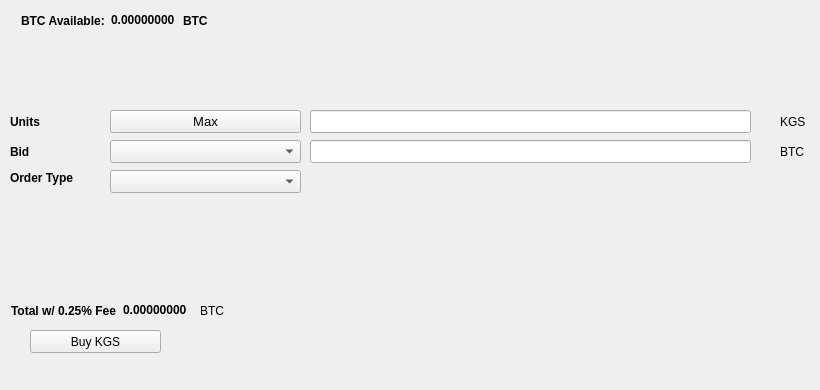
   <widget class="QWidget" name="BuyTab">
    <attribute name="title">
     <string>Buy</string>
    </attribute>
    <widget class="QPushButton" name="BuyKGS">
     <property name="geometry">
      <rect>
       <x>30</x>
       <y>330</y>
       <width>131</width>
       <height>23</height>
      </rect>
     </property>
     <property name="text">
      <string>Buy KGS</string>
     </property>
     <property name="icon">
      <iconset resource="../kgs.qrc">
       <normaloff>:/icons/bitcoin</normaloff>:/icons/bitcoin</iconset>
     </property>
    </widget>
    <widget class="QLabel" name="label_3">
     <property name="geometry">
      <rect>
       <x>10</x>
       <y>110</y>
       <width>46</width>
       <height>23</height>
      </rect>
     </property>
     <property name="font">
      <font>
       <weight>75</weight>
       <bold>true</bold>
      </font>
     </property>
     <property name="text">
      <string>Units</string>
     </property>
    </widget>
    <widget class="QLineEdit" name="UnitsInput">
     <property name="geometry">
      <rect>
       <x>310</x>
       <y>110</y>
       <width>441</width>
       <height>23</height>
      </rect>
     </property>
     <property name="font">
      <font>
       <pointsize>9</pointsize>
       <weight>75</weight>
       <bold>true</bold>
      </font>
     </property>
    </widget>
    <widget class="QLineEdit" name="BuyBidPriceEdit">
     <property name="geometry">
      <rect>
       <x>310</x>
       <y>140</y>
       <width>441</width>
       <height>23</height>
      </rect>
     </property>
     <property name="font">
      <font>
       <pointsize>9</pointsize>
       <weight>75</weight>
       <bold>true</bold>
      </font>
     </property>
    </widget>
    <widget class="QLabel" name="label_4">
     <property name="geometry">
      <rect>
       <x>780</x>
       <y>110</y>
       <width>31</width>
       <height>23</height>
      </rect>
     </property>
     <property name="text">
      <string>KGS</string>
     </property>
    </widget>
    <widget class="QLabel" name="label_5">
     <property name="geometry">
      <rect>
       <x>780</x>
       <y>140</y>
       <width>31</width>
       <height>23</height>
      </rect>
     </property>
     <property name="text">
      <string>BTC</string>
     </property>
    </widget>
    <widget class="QLabel" name="label_6">
     <property name="geometry">
      <rect>
       <x>10</x>
       <y>140</y>
       <width>46</width>
       <height>23</height>
      </rect>
     </property>
     <property name="font">
      <font>
       <weight>75</weight>
       <bold>true</bold>
      </font>
     </property>
     <property name="text">
      <string>Bid</string>
     </property>
    </widget>
    <widget class="QLabel" name="label_7">
     <property name="geometry">
      <rect>
       <x>10</x>
       <y>170</y>
       <width>91</width>
       <height>16</height>
      </rect>
     </property>
     <property name="font">
      <font>
       <weight>75</weight>
       <bold>true</bold>
      </font>
     </property>
     <property name="text">
      <string>Order Type</string>
     </property>
    </widget>
    <widget class="QPushButton" name="Buy_Max_Amount">
     <property name="geometry">
      <rect>
       <x>110</x>
       <y>110</y>
       <width>191</width>
       <height>23</height>
      </rect>
     </property>
     <property name="font">
      <font>
       <pointsize>10</pointsize>
      </font>
     </property>
     <property name="text">
      <string>Max</string>
     </property>
    </widget>
    <widget class="QComboBox" name="BuyBidcomboBox">
     <property name="geometry">
      <rect>
       <x>110</x>
       <y>140</y>
       <width>191</width>
       <height>23</height>
      </rect>
     </property>
     <property name="font">
      <font>
       <pointsize>10</pointsize>
      </font>
     </property>
    </widget>
    <widget class="QComboBox" name="buyOrdertypeCombo">
     <property name="geometry">
      <rect>
       <x>110</x>
       <y>170</y>
       <width>191</width>
       <height>23</height>
      </rect>
     </property>
     <property name="font">
      <font>
       <pointsize>10</pointsize>
      </font>
     </property>
    </widget>
    <widget class="QWidget" name="layoutWidget1">
     <property name="geometry">
      <rect>
       <x>21</x>
       <y>11</y>
       <width>227</width>
       <height>19</height>
      </rect>
     </property>
     <layout class="QHBoxLayout" name="horizontalLayout_3">
      <item>
       <widget class="QLabel" name="label232">
        <property name="font">
         <font>
          <weight>75</weight>
          <bold>true</bold>
         </font>
        </property>
        <property name="text">
         <string>BTC Available:</string>
        </property>
       </widget>
      </item>
      <item>
       <widget class="QLabel" name="BtcAvailableLbl">
        <property name="palette">
         <palette>
          <active>
           <colorrole role="WindowText">
            <brush brushstyle="SolidPattern">
             <color alpha="255">
              <red>0</red>
              <green>0</green>
              <blue>0</blue>
             </color>
            </brush>
           </colorrole>
           <colorrole role="Button">
            <brush brushstyle="SolidPattern">
             <color alpha="255">
              <red>0</red>
              <green>170</green>
              <blue>0</blue>
             </color>
            </brush>
           </colorrole>
           <colorrole role="Light">
            <brush brushstyle="SolidPattern">
             <color alpha="255">
              <red>0</red>
              <green>255</green>
              <blue>0</blue>
             </color>
            </brush>
           </colorrole>
           <colorrole role="Midlight">
            <brush brushstyle="SolidPattern">
             <color alpha="255">
              <red>0</red>
              <green>212</green>
              <blue>0</blue>
             </color>
            </brush>
           </colorrole>
           <colorrole role="Dark">
            <brush brushstyle="SolidPattern">
             <color alpha="255">
              <red>0</red>
              <green>85</green>
              <blue>0</blue>
             </color>
            </brush>
           </colorrole>
           <colorrole role="Mid">
            <brush brushstyle="SolidPattern">
             <color alpha="255">
              <red>0</red>
              <green>113</green>
              <blue>0</blue>
             </color>
            </brush>
           </colorrole>
           <colorrole role="Text">
            <brush brushstyle="SolidPattern">
             <color alpha="255">
              <red>0</red>
              <green>170</green>
              <blue>0</blue>
             </color>
            </brush>
           </colorrole>
           <colorrole role="BrightText">
            <brush brushstyle="SolidPattern">
             <color alpha="255">
              <red>255</red>
              <green>255</green>
              <blue>255</blue>
             </color>
            </brush>
           </colorrole>
           <colorrole role="ButtonText">
            <brush brushstyle="SolidPattern">
             <color alpha="255">
              <red>0</red>
              <green>0</green>
              <blue>0</blue>
             </color>
            </brush>
           </colorrole>
           <colorrole role="Base">
            <brush brushstyle="SolidPattern">
             <color alpha="255">
              <red>255</red>
              <green>255</green>
              <blue>255</blue>
             </color>
            </brush>
           </colorrole>
           <colorrole role="Window">
            <brush brushstyle="SolidPattern">
             <color alpha="255">
              <red>0</red>
              <green>170</green>
              <blue>0</blue>
             </color>
            </brush>
           </colorrole>
           <colorrole role="Shadow">
            <brush brushstyle="SolidPattern">
             <color alpha="255">
              <red>0</red>
              <green>0</green>
              <blue>0</blue>
             </color>
            </brush>
           </colorrole>
           <colorrole role="AlternateBase">
            <brush brushstyle="SolidPattern">
             <color alpha="255">
              <red>127</red>
              <green>212</green>
              <blue>127</blue>
             </color>
            </brush>
           </colorrole>
           <colorrole role="ToolTipBase">
            <brush brushstyle="SolidPattern">
             <color alpha="255">
              <red>255</red>
              <green>255</green>
              <blue>220</blue>
             </color>
            </brush>
           </colorrole>
           <colorrole role="ToolTipText">
            <brush brushstyle="SolidPattern">
             <color alpha="255">
              <red>0</red>
              <green>0</green>
              <blue>0</blue>
             </color>
            </brush>
           </colorrole>
          </active>
          <inactive>
           <colorrole role="WindowText">
            <brush brushstyle="SolidPattern">
             <color alpha="255">
              <red>0</red>
              <green>0</green>
              <blue>0</blue>
             </color>
            </brush>
           </colorrole>
           <colorrole role="Button">
            <brush brushstyle="SolidPattern">
             <color alpha="255">
              <red>0</red>
              <green>170</green>
              <blue>0</blue>
             </color>
            </brush>
           </colorrole>
           <colorrole role="Light">
            <brush brushstyle="SolidPattern">
             <color alpha="255">
              <red>0</red>
              <green>255</green>
              <blue>0</blue>
             </color>
            </brush>
           </colorrole>
           <colorrole role="Midlight">
            <brush brushstyle="SolidPattern">
             <color alpha="255">
              <red>0</red>
              <green>212</green>
              <blue>0</blue>
             </color>
            </brush>
           </colorrole>
           <colorrole role="Dark">
            <brush brushstyle="SolidPattern">
             <color alpha="255">
              <red>0</red>
              <green>85</green>
              <blue>0</blue>
             </color>
            </brush>
           </colorrole>
           <colorrole role="Mid">
            <brush brushstyle="SolidPattern">
             <color alpha="255">
              <red>0</red>
              <green>113</green>
              <blue>0</blue>
             </color>
            </brush>
           </colorrole>
           <colorrole role="Text">
            <brush brushstyle="SolidPattern">
             <color alpha="255">
              <red>0</red>
              <green>170</green>
              <blue>0</blue>
             </color>
            </brush>
           </colorrole>
           <colorrole role="BrightText">
            <brush brushstyle="SolidPattern">
             <color alpha="255">
              <red>255</red>
              <green>255</green>
              <blue>255</blue>
             </color>
            </brush>
           </colorrole>
           <colorrole role="ButtonText">
            <brush brushstyle="SolidPattern">
             <color alpha="255">
              <red>0</red>
              <green>0</green>
              <blue>0</blue>
             </color>
            </brush>
           </colorrole>
           <colorrole role="Base">
            <brush brushstyle="SolidPattern">
             <color alpha="255">
              <red>255</red>
              <green>255</green>
              <blue>255</blue>
             </color>
            </brush>
           </colorrole>
           <colorrole role="Window">
            <brush brushstyle="SolidPattern">
             <color alpha="255">
              <red>0</red>
              <green>170</green>
              <blue>0</blue>
             </color>
            </brush>
           </colorrole>
           <colorrole role="Shadow">
            <brush brushstyle="SolidPattern">
             <color alpha="255">
              <red>0</red>
              <green>0</green>
              <blue>0</blue>
             </color>
            </brush>
           </colorrole>
           <colorrole role="AlternateBase">
            <brush brushstyle="SolidPattern">
             <color alpha="255">
              <red>127</red>
              <green>212</green>
              <blue>127</blue>
             </color>
            </brush>
           </colorrole>
           <colorrole role="ToolTipBase">
            <brush brushstyle="SolidPattern">
             <color alpha="255">
              <red>255</red>
              <green>255</green>
              <blue>220</blue>
             </color>
            </brush>
           </colorrole>
           <colorrole role="ToolTipText">
            <brush brushstyle="SolidPattern">
             <color alpha="255">
              <red>0</red>
              <green>0</green>
              <blue>0</blue>
             </color>
            </brush>
           </colorrole>
          </inactive>
          <disabled>
           <colorrole role="WindowText">
            <brush brushstyle="SolidPattern">
             <color alpha="255">
              <red>0</red>
              <green>85</green>
              <blue>0</blue>
             </color>
            </brush>
           </colorrole>
           <colorrole role="Button">
            <brush brushstyle="SolidPattern">
             <color alpha="255">
              <red>0</red>
              <green>170</green>
              <blue>0</blue>
             </color>
            </brush>
           </colorrole>
           <colorrole role="Light">
            <brush brushstyle="SolidPattern">
             <color alpha="255">
              <red>0</red>
              <green>255</green>
              <blue>0</blue>
             </color>
            </brush>
           </colorrole>
           <colorrole role="Midlight">
            <brush brushstyle="SolidPattern">
             <color alpha="255">
              <red>0</red>
              <green>212</green>
              <blue>0</blue>
             </color>
            </brush>
           </colorrole>
           <colorrole role="Dark">
            <brush brushstyle="SolidPattern">
             <color alpha="255">
              <red>0</red>
              <green>85</green>
              <blue>0</blue>
             </color>
            </brush>
           </colorrole>
           <colorrole role="Mid">
            <brush brushstyle="SolidPattern">
             <color alpha="255">
              <red>0</red>
              <green>113</green>
              <blue>0</blue>
             </color>
            </brush>
           </colorrole>
           <colorrole role="Text">
            <brush brushstyle="SolidPattern">
             <color alpha="255">
              <red>0</red>
              <green>85</green>
              <blue>0</blue>
             </color>
            </brush>
           </colorrole>
           <colorrole role="BrightText">
            <brush brushstyle="SolidPattern">
             <color alpha="255">
              <red>255</red>
              <green>255</green>
              <blue>255</blue>
             </color>
            </brush>
           </colorrole>
           <colorrole role="ButtonText">
            <brush brushstyle="SolidPattern">
             <color alpha="255">
              <red>0</red>
              <green>85</green>
              <blue>0</blue>
             </color>
            </brush>
           </colorrole>
           <colorrole role="Base">
            <brush brushstyle="SolidPattern">
             <color alpha="255">
              <red>0</red>
              <green>170</green>
              <blue>0</blue>
             </color>
            </brush>
           </colorrole>
           <colorrole role="Window">
            <brush brushstyle="SolidPattern">
             <color alpha="255">
              <red>0</red>
              <green>170</green>
              <blue>0</blue>
             </color>
            </brush>
           </colorrole>
           <colorrole role="Shadow">
            <brush brushstyle="SolidPattern">
             <color alpha="255">
              <red>0</red>
              <green>0</green>
              <blue>0</blue>
             </color>
            </brush>
           </colorrole>
           <colorrole role="AlternateBase">
            <brush brushstyle="SolidPattern">
             <color alpha="255">
              <red>0</red>
              <green>170</green>
              <blue>0</blue>
             </color>
            </brush>
           </colorrole>
           <colorrole role="ToolTipBase">
            <brush brushstyle="SolidPattern">
             <color alpha="255">
              <red>255</red>
              <green>255</green>
              <blue>220</blue>
             </color>
            </brush>
           </colorrole>
           <colorrole role="ToolTipText">
            <brush brushstyle="SolidPattern">
             <color alpha="255">
              <red>0</red>
              <green>0</green>
              <blue>0</blue>
             </color>
            </brush>
           </colorrole>
          </disabled>
         </palette>
        </property>
        <property name="font">
         <font>
          <weight>75</weight>
          <bold>true</bold>
         </font>
        </property>
        <property name="text">
         <string>0.00000000</string>
        </property>
        <property name="textInteractionFlags">
         <set>Qt::LinksAccessibleByMouse|Qt::TextSelectableByKeyboard|Qt::TextSelectableByMouse</set>
        </property>
       </widget>
      </item>
      <item>
       <widget class="QLabel" name="BtcAvailableLbl_2">
        <property name="font">
         <font>
          <weight>75</weight>
          <bold>true</bold>
         </font>
        </property>
        <property name="text">
         <string>BTC</string>
        </property>
       </widget>
      </item>
     </layout>
    </widget>
    <widget class="QWidget" name="layoutWidge2">
     <property name="geometry">
      <rect>
       <x>11</x>
       <y>301</y>
       <width>259</width>
       <height>19</height>
      </rect>
     </property>
     <layout class="QHBoxLayout" name="horizontalLayout_4">
      <item>
       <widget class="QLabel" name="label_9">
        <property name="font">
         <font>
          <weight>75</weight>
          <bold>true</bold>
         </font>
        </property>
        <property name="text">
         <string>Total w/ 0.25% Fee</string>
        </property>
       </widget>
      </item>
      <item>
       <widget class="QLabel" name="BuyCostLabel">
        <property name="palette">
         <palette>
          <active>
           <colorrole role="WindowText">
            <brush brushstyle="SolidPattern">
             <color alpha="255">
              <red>0</red>
              <green>0</green>
              <blue>0</blue>
             </color>
            </brush>
           </colorrole>
           <colorrole role="Button">
            <brush brushstyle="SolidPattern">
             <color alpha="255">
              <red>0</red>
              <green>170</green>
              <blue>0</blue>
             </color>
            </brush>
           </colorrole>
           <colorrole role="Light">
            <brush brushstyle="SolidPattern">
             <color alpha="255">
              <red>0</red>
              <green>255</green>
              <blue>0</blue>
             </color>
            </brush>
           </colorrole>
           <colorrole role="Midlight">
            <brush brushstyle="SolidPattern">
             <color alpha="255">
              <red>0</red>
              <green>212</green>
              <blue>0</blue>
             </color>
            </brush>
           </colorrole>
           <colorrole role="Dark">
            <brush brushstyle="SolidPattern">
             <color alpha="255">
              <red>0</red>
              <green>85</green>
              <blue>0</blue>
             </color>
            </brush>
           </colorrole>
           <colorrole role="Mid">
            <brush brushstyle="SolidPattern">
             <color alpha="255">
              <red>0</red>
              <green>113</green>
              <blue>0</blue>
             </color>
            </brush>
           </colorrole>
           <colorrole role="Text">
            <brush brushstyle="SolidPattern">
             <color alpha="255">
              <red>0</red>
              <green>170</green>
              <blue>0</blue>
             </color>
            </brush>
           </colorrole>
           <colorrole role="BrightText">
            <brush brushstyle="SolidPattern">
             <color alpha="255">
              <red>255</red>
              <green>255</green>
              <blue>255</blue>
             </color>
            </brush>
           </colorrole>
           <colorrole role="ButtonText">
            <brush brushstyle="SolidPattern">
             <color alpha="255">
              <red>0</red>
              <green>0</green>
              <blue>0</blue>
             </color>
            </brush>
           </colorrole>
           <colorrole role="Base">
            <brush brushstyle="SolidPattern">
             <color alpha="255">
              <red>255</red>
              <green>255</green>
              <blue>255</blue>
             </color>
            </brush>
           </colorrole>
           <colorrole role="Window">
            <brush brushstyle="SolidPattern">
             <color alpha="255">
              <red>0</red>
              <green>170</green>
              <blue>0</blue>
             </color>
            </brush>
           </colorrole>
           <colorrole role="Shadow">
            <brush brushstyle="SolidPattern">
             <color alpha="255">
              <red>0</red>
              <green>0</green>
              <blue>0</blue>
             </color>
            </brush>
           </colorrole>
           <colorrole role="AlternateBase">
            <brush brushstyle="SolidPattern">
             <color alpha="255">
              <red>127</red>
              <green>212</green>
              <blue>127</blue>
             </color>
            </brush>
           </colorrole>
           <colorrole role="ToolTipBase">
            <brush brushstyle="SolidPattern">
             <color alpha="255">
              <red>255</red>
              <green>255</green>
              <blue>220</blue>
             </color>
            </brush>
           </colorrole>
           <colorrole role="ToolTipText">
            <brush brushstyle="SolidPattern">
             <color alpha="255">
              <red>0</red>
              <green>0</green>
              <blue>0</blue>
             </color>
            </brush>
           </colorrole>
          </active>
          <inactive>
           <colorrole role="WindowText">
            <brush brushstyle="SolidPattern">
             <color alpha="255">
              <red>0</red>
              <green>0</green>
              <blue>0</blue>
             </color>
            </brush>
           </colorrole>
           <colorrole role="Button">
            <brush brushstyle="SolidPattern">
             <color alpha="255">
              <red>0</red>
              <green>170</green>
              <blue>0</blue>
             </color>
            </brush>
           </colorrole>
           <colorrole role="Light">
            <brush brushstyle="SolidPattern">
             <color alpha="255">
              <red>0</red>
              <green>255</green>
              <blue>0</blue>
             </color>
            </brush>
           </colorrole>
           <colorrole role="Midlight">
            <brush brushstyle="SolidPattern">
             <color alpha="255">
              <red>0</red>
              <green>212</green>
              <blue>0</blue>
             </color>
            </brush>
           </colorrole>
           <colorrole role="Dark">
            <brush brushstyle="SolidPattern">
             <color alpha="255">
              <red>0</red>
              <green>85</green>
              <blue>0</blue>
             </color>
            </brush>
           </colorrole>
           <colorrole role="Mid">
            <brush brushstyle="SolidPattern">
             <color alpha="255">
              <red>0</red>
              <green>113</green>
              <blue>0</blue>
             </color>
            </brush>
           </colorrole>
           <colorrole role="Text">
            <brush brushstyle="SolidPattern">
             <color alpha="255">
              <red>0</red>
              <green>170</green>
              <blue>0</blue>
             </color>
            </brush>
           </colorrole>
           <colorrole role="BrightText">
            <brush brushstyle="SolidPattern">
             <color alpha="255">
              <red>255</red>
              <green>255</green>
              <blue>255</blue>
             </color>
            </brush>
           </colorrole>
           <colorrole role="ButtonText">
            <brush brushstyle="SolidPattern">
             <color alpha="255">
              <red>0</red>
              <green>0</green>
              <blue>0</blue>
             </color>
            </brush>
           </colorrole>
           <colorrole role="Base">
            <brush brushstyle="SolidPattern">
             <color alpha="255">
              <red>255</red>
              <green>255</green>
              <blue>255</blue>
             </color>
            </brush>
           </colorrole>
           <colorrole role="Window">
            <brush brushstyle="SolidPattern">
             <color alpha="255">
              <red>0</red>
              <green>170</green>
              <blue>0</blue>
             </color>
            </brush>
           </colorrole>
           <colorrole role="Shadow">
            <brush brushstyle="SolidPattern">
             <color alpha="255">
              <red>0</red>
              <green>0</green>
              <blue>0</blue>
             </color>
            </brush>
           </colorrole>
           <colorrole role="AlternateBase">
            <brush brushstyle="SolidPattern">
             <color alpha="255">
              <red>127</red>
              <green>212</green>
              <blue>127</blue>
             </color>
            </brush>
           </colorrole>
           <colorrole role="ToolTipBase">
            <brush brushstyle="SolidPattern">
             <color alpha="255">
              <red>255</red>
              <green>255</green>
              <blue>220</blue>
             </color>
            </brush>
           </colorrole>
           <colorrole role="ToolTipText">
            <brush brushstyle="SolidPattern">
             <color alpha="255">
              <red>0</red>
              <green>0</green>
              <blue>0</blue>
             </color>
            </brush>
           </colorrole>
          </inactive>
          <disabled>
           <colorrole role="WindowText">
            <brush brushstyle="SolidPattern">
             <color alpha="255">
              <red>0</red>
              <green>85</green>
              <blue>0</blue>
             </color>
            </brush>
           </colorrole>
           <colorrole role="Button">
            <brush brushstyle="SolidPattern">
             <color alpha="255">
              <red>0</red>
              <green>170</green>
              <blue>0</blue>
             </color>
            </brush>
           </colorrole>
           <colorrole role="Light">
            <brush brushstyle="SolidPattern">
             <color alpha="255">
              <red>0</red>
              <green>255</green>
              <blue>0</blue>
             </color>
            </brush>
           </colorrole>
           <colorrole role="Midlight">
            <brush brushstyle="SolidPattern">
             <color alpha="255">
              <red>0</red>
              <green>212</green>
              <blue>0</blue>
             </color>
            </brush>
           </colorrole>
           <colorrole role="Dark">
            <brush brushstyle="SolidPattern">
             <color alpha="255">
              <red>0</red>
              <green>85</green>
              <blue>0</blue>
             </color>
            </brush>
           </colorrole>
           <colorrole role="Mid">
            <brush brushstyle="SolidPattern">
             <color alpha="255">
              <red>0</red>
              <green>113</green>
              <blue>0</blue>
             </color>
            </brush>
           </colorrole>
           <colorrole role="Text">
            <brush brushstyle="SolidPattern">
             <color alpha="255">
              <red>0</red>
              <green>85</green>
              <blue>0</blue>
             </color>
            </brush>
           </colorrole>
           <colorrole role="BrightText">
            <brush brushstyle="SolidPattern">
             <color alpha="255">
              <red>255</red>
              <green>255</green>
              <blue>255</blue>
             </color>
            </brush>
           </colorrole>
           <colorrole role="ButtonText">
            <brush brushstyle="SolidPattern">
             <color alpha="255">
              <red>0</red>
              <green>85</green>
              <blue>0</blue>
             </color>
            </brush>
           </colorrole>
           <colorrole role="Base">
            <brush brushstyle="SolidPattern">
             <color alpha="255">
              <red>0</red>
              <green>170</green>
              <blue>0</blue>
             </color>
            </brush>
           </colorrole>
           <colorrole role="Window">
            <brush brushstyle="SolidPattern">
             <color alpha="255">
              <red>0</red>
              <green>170</green>
              <blue>0</blue>
             </color>
            </brush>
           </colorrole>
           <colorrole role="Shadow">
            <brush brushstyle="SolidPattern">
             <color alpha="255">
              <red>0</red>
              <green>0</green>
              <blue>0</blue>
             </color>
            </brush>
           </colorrole>
           <colorrole role="AlternateBase">
            <brush brushstyle="SolidPattern">
             <color alpha="255">
              <red>0</red>
              <green>170</green>
              <blue>0</blue>
             </color>
            </brush>
           </colorrole>
           <colorrole role="ToolTipBase">
            <brush brushstyle="SolidPattern">
             <color alpha="255">
              <red>255</red>
              <green>255</green>
              <blue>220</blue>
             </color>
            </brush>
           </colorrole>
           <colorrole role="ToolTipText">
            <brush brushstyle="SolidPattern">
             <color alpha="255">
              <red>0</red>
              <green>0</green>
              <blue>0</blue>
             </color>
            </brush>
           </colorrole>
          </disabled>
         </palette>
        </property>
        <property name="font">
         <font>
          <weight>75</weight>
          <bold>true</bold>
         </font>
        </property>
        <property name="autoFillBackground">
         <bool>false</bool>
        </property>
        <property name="text">
         <string>0.00000000</string>
        </property>
        <property name="textInteractionFlags">
         <set>Qt::LinksAccessibleByMouse|Qt::TextSelectableByMouse</set>
        </property>
       </widget>
      </item>
      <item>
       <widget class="QLabel" name="label_10">
        <property name="font">
         <font>
          <weight>50</weight>
          <bold>false</bold>
         </font>
        </property>
        <property name="text">
         <string>BTC</string>
        </property>
       </widget>
      </item>
     </layout>
    </widget>
    <widget class="QLabel" name="label_24">
     <property name="geometry">
      <rect>
       <x>460</x>
       <y>300</y>
       <width>281</width>
       <height>81</height>
      </rect>
     </property>
     <property name="text">
      <string/>
     </property>
     <property name="pixmap">
      <pixmap>:/images/bittrex</pixmap>
     </property>
    </widget>
   </widget>
